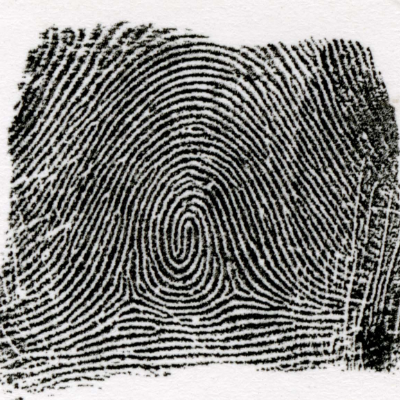
#> input picture data/img/fingerprint.png, 400 x 400 px
$ python -i Optimal_pattern.py   (imports and definitions only)
#> lines starting #> are read from the running program, lines starting #| are printed output that depends on the picture
### edit_img/image_processing.py
import cv2
import numpy as np
from matplotlib import pyplot as plt
from datetime import datetime


# 画像を表示
# img: n次元配列
# title: 文字列(タイトル)
# 返り値: (なし)
# [29 lines left out: functions image_show, image_save, load_image_grayscale, not called in this run]


# ノイズ処理(ぼやかす)
# img: n次元配列
# 返り値: n次元配列(入力の配列の次元による)
def blur(img, *, debug=False):
    if debug:
        print("start: nakano.image_processing.blur")
    result = cv2.medianBlur(img, 5)
    result = cv2.GaussianBlur(result, (5, 5), 0)
    if debug:
        image_show(img, "blur - before")
        image_show(result, "blur - after")
        print("end  : nakano.image_processing.blur")
    return result


# 二値化(適応的しきい値処理)
# img: n次元配列
# 返り値: 2次元配列(0か255)
def threshold(img, *, debug=False):
    if debug:
        print("start: nakano.image_processing.threshold")
    result = cv2.adaptiveThreshold(img, 255, cv2.ADAPTIVE_THRESH_MEAN_C, cv2.THRESH_BINARY, 11, 2)
    if debug:
        image_show(img, "threshold - before")
        image_show(result, "threshold - after")
        print("end  : nakano.image_processing.threshold")
    return result


# ネガポジ反転
# img: n次元配列
# 返り値: n次元配列(入力の配列の次元による)
# [114 lines left out: functions bitwise_not, morphological_transformations, thinning, generate_features_map, list_features, count_features, not called in this run]


# [9 lines that do not run on import are left out]

### pattern/Young_finger.py
import logging

import cv2
from scipy import signal
import numpy as np
import matplotlib.pyplot as plt

from edit_img import image_processing
from pattern.Young_pattern import Young_Pattern

logger = logging.getLogger(__name__)
logger.setLevel(logging.DEBUG)
logging.StreamHandler().setLevel(logging.DEBUG)
logger.addHandler(logging.StreamHandler())


class Young_Finger(Young_Pattern):
    r_fn = 0.01
    r_rd = 0.5

    def __init__(self, r1, r2, w1, w2, init_alive_prob=0.5):
        super().__init__(r1, r2, w1, w2, init_alive_prob)
        self.img_finger = self.state
        self.__noise = np.zeros((self.width, self.height))
        self.noise()

    # [6 lines left out: function noise, not called in this run]

    def load_text(self, filename):
        self.img_finger = super().load_text(filename)

    def load_ndarray(self, ndarray):
        self.img_finger = super().load_ndarray(ndarray)

    # [43 lines left out: functions next_generation, show_ini_end, main, not called in this run]


# [2 lines that do not run on import are left out]
    # exit()

### optimise/Optimal_pattern.py
import cv2
import numpy as np
from logging import getLogger, DEBUG, StreamHandler

from edit_img import image_processing
from graph.histogram import young_pattern_hist
from optimise.width_getter import get_width
from pattern.Young_finger import Young_Finger

logger = getLogger(__name__)
# [3 lines not run here, left out]


def width_init_img(img, debug=False):
    logger.debug("width of initial img")
    img = image_processing.blur(img, debug=debug)
    img = image_processing.threshold(img, debug=debug)
    img = image_processing.bitwise_not(img, debug=debug)
    img = image_processing.morphological_transformations(img, debug=debug)
    img = image_processing.thinning(img, debug=debug)
    # image_processing.image_save(img, title="sample")
    if debug:
        image_processing.image_show(img, title="width_init_img")
    return get_width(img, debug=debug)


# [16 lines that did not run here, left out]


# sample code
def main():
    filename = "../data/img/fingerprint.png"
    img = np.empty((2, 2))
    if cv2.os.path.exists(filename):
        img = image_processing.load_image_grayscale(filename)
    else:
        print("file does not exist")
        exit(1)
    result_img = Optimal_pattern(img)
    image_processing.image_show(result_img)
    young_pattern_hist(result_img)


# [3 lines not run here, left out]

>>> import cv2
>>> picture = cv2.imread('../data/img/fingerprint.png')
#> picture is the input picture: shape (400, 400, 3); mean B, G, R 126.6, 129, 129.7
>>> result = width_init_img(picture)
#> in blur, `result = cv2.medianBlur(img, 5)`:
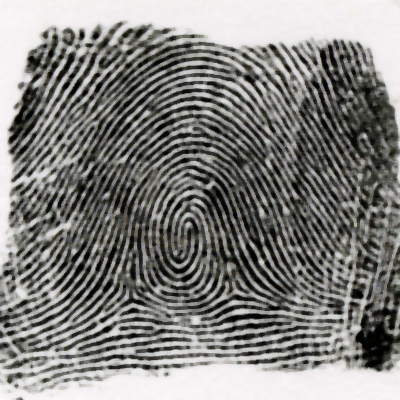
#> result: shape (400, 400, 3); mean B, G, R 127.2, 130.1, 130.9
#> in blur, `result = cv2.GaussianBlur(result, (5, 5), 0)`:
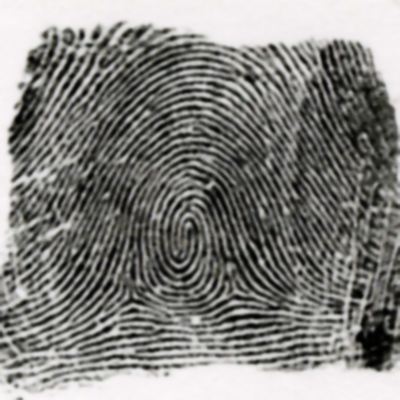
#> result: shape (400, 400, 3); mean B, G, R 127.2, 130.1, 130.9
#> (the run stopped early here; a loop or call above may not have finished)

$ run again, on data/img/finger01.jpg
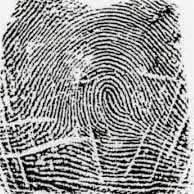
#> input picture data/img/finger01.jpg, 194 x 194 px
#> picture is the input picture: shape (194, 194, 3); mean B, G, R 147.2, 147.4, 147.3
#> in blur, `result = cv2.medianBlur(img, 5)`:
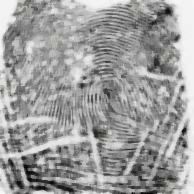
#> result: shape (194, 194, 3); mean B, G, R 157.3, 157.5, 157.5
#> in blur, `result = cv2.GaussianBlur(result, (5, 5), 0)`:
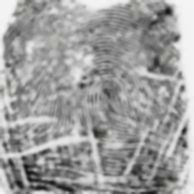
#> result: shape (194, 194, 3); mean B, G, R 157.3, 157.5, 157.4

$ run again, on data/img/finger02.jpg
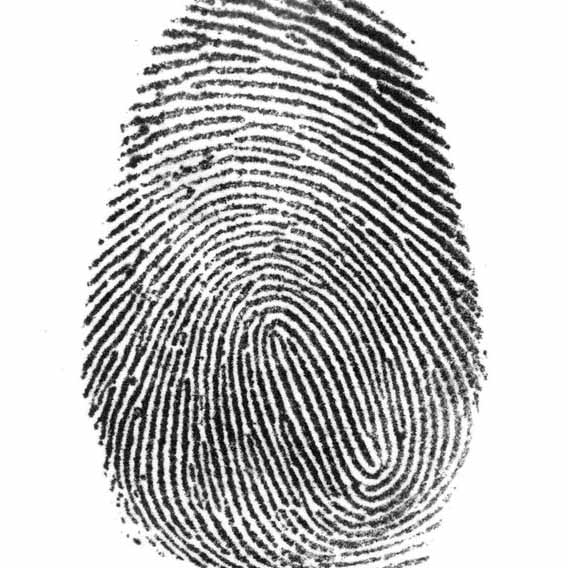
#> input picture data/img/finger02.jpg, 568 x 568 px
#> picture is the input picture: shape (568, 568, 3); min 0, max 255, mean 192.3
#> in blur, `result = cv2.medianBlur(img, 5)`:
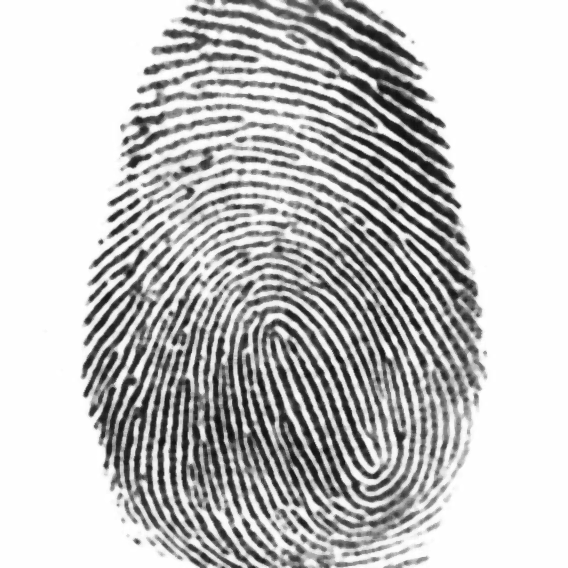
#> result: shape (568, 568, 3); min 15, max 255, mean 193.9

$ run again, on data/img/finger03.jpg
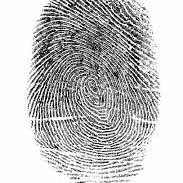
#> input picture data/img/finger03.jpg, 183 x 183 px
#> picture is the input picture: shape (183, 183, 3); min 0, max 255, mean 192
#> in blur, `result = cv2.medianBlur(img, 5)`:
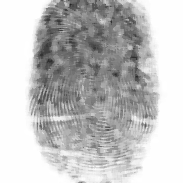
#> result: shape (183, 183, 3); min 36, max 255, mean 193.9
#> in blur, `result = cv2.GaussianBlur(result, (5, 5), 0)`:
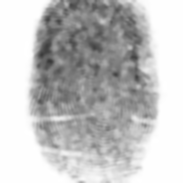
#> result: shape (183, 183, 3); min 56, max 255, mean 193.9
